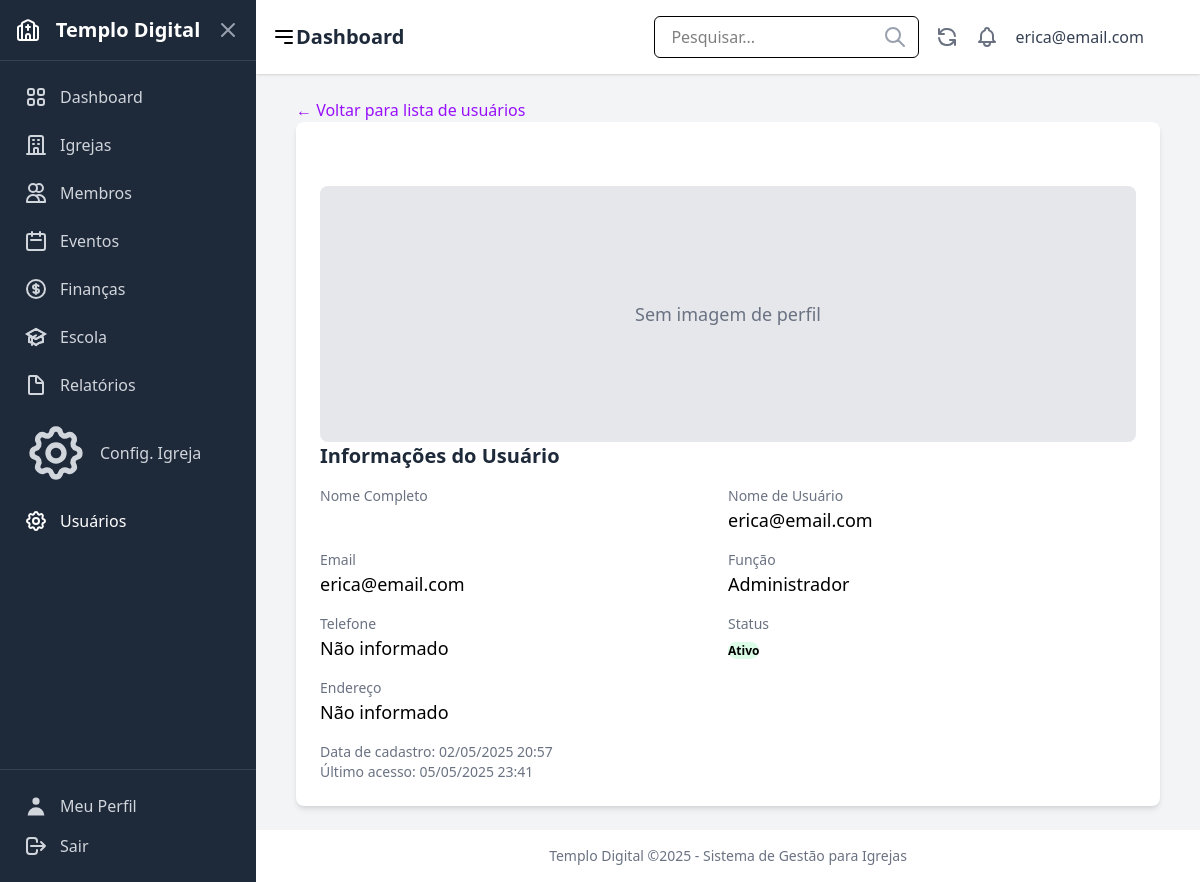
The page /usuarios/1/ (signed in) on the database as committed earlier.
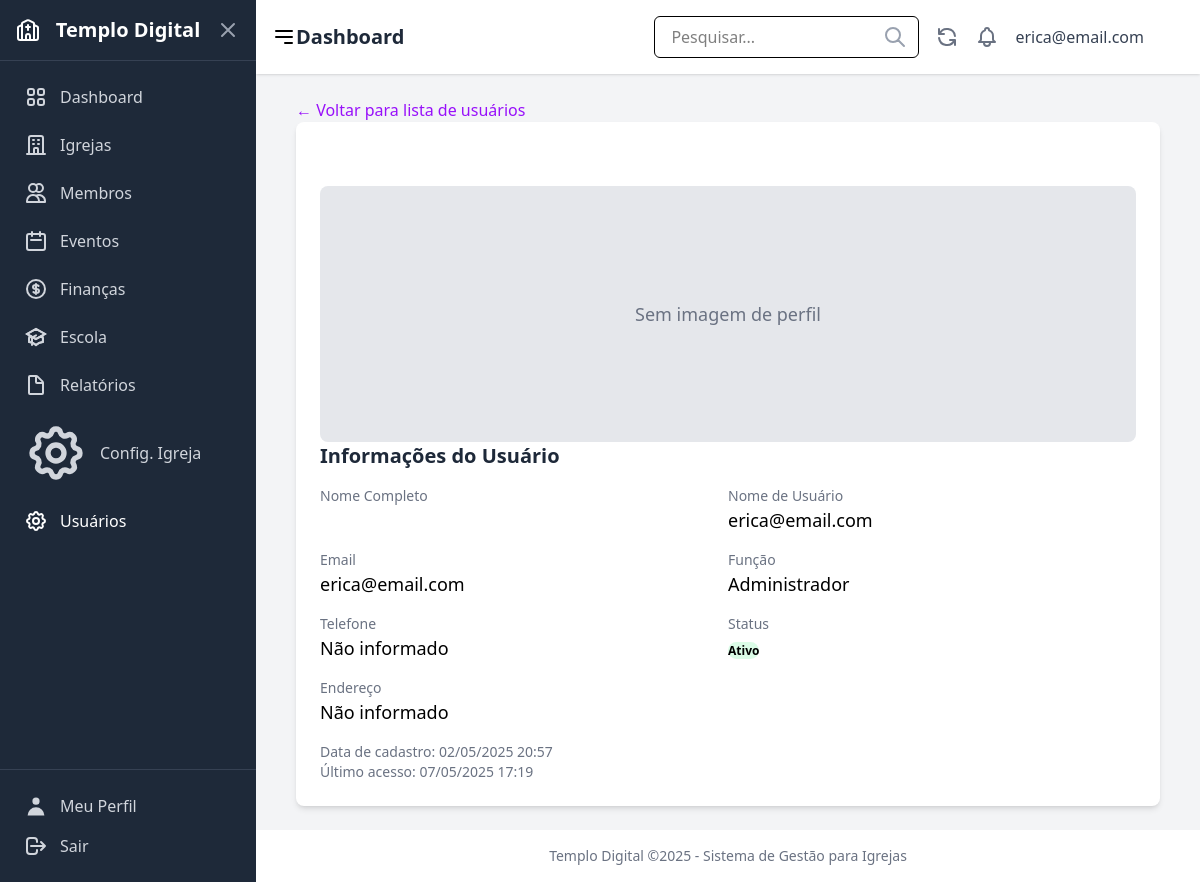
The same page on the database as committed later.
### users/models.py (models this page shows, shortened)
class CustomUser(AbstractUser):
    ROLE_CHOICES = [
        ('admin', 'Administrador'),
        ('pastor', 'Pastor'),
        ('secretario', 'Secretário'),
        ('tesoureiro', 'Tesoureiro'),
        ('lider', 'Líder'),
        ('membro', 'Membro'),
    ]
    role = models.CharField(
        _('Função'),
        max_length=20,
        choices=ROLE_CHOICES,
        default='membro',
        help_text=_('Define o nível de permissão do usuário no sistema')
    )
    phone = models.CharField(
        _('Telefone'),
        max_length=20,
        blank=True,
        null=True
    )
    address = models.TextField(
        _('Endereço'),
        blank=True,
        null=True
    )
    profile_image = models.ImageField(
        _('Imagem de Perfil'),
        upload_to='profile_images/',
        blank=True,
        null=True
    )
    class Meta:
        verbose_name = _('Usuário')
        verbose_name_plural = _('Usuários')

### users/views.py (the view)
# urls.py: path('<int:pk>/', views.user_detail, name='user_detail'),
@admin_required
def user_detail(request, pk):
    user = get_object_or_404(User, pk=pk)
    return render(request, 'users/user_detail.html', {
        'user_obj': user,  # Usando user_obj para evitar conflito com user do request
        'active_menu': 'users',
    })

### users/templates/users/user_detail.html (shortened to what the changed rows need)
{% extends 'core/base.html' %}
{% load static %}
{% block content %}
<div class="container mx-auto px-4 py-6">
    <div class="bg-white shadow-md rounded-lg overflow-hidden mb-6">
        <div class="p-6">
            <div class="flex flex-col md:flex-row">
                <div class="md:w-2/3">
                    <h2 class="text-xl font-semibold text-gray-800 mb-4">Informações do Usuário</h2>
                    <div class="grid grid-cols-1 md:grid-cols-2 gap-4">
                        <div class="mb-4">
                            <span class="block text-sm font-medium text-gray-500">Nome de Usuário</span>
                            <span class="block text-lg">{{ user_obj.username }}</span>
                        </div>
                        <div class="mb-4">
                            <span class="block text-sm font-medium text-gray-500">Email</span>
                            <span class="block text-lg">{{ user_obj.email }}</span>
                        </div>
                        <div class="mb-4">
                            <span class="block text-sm font-medium text-gray-500">Função</span>
                            <span class="block text-lg">{{ user_obj.get_role_display }}</span>
                        </div>
                        <div class="mb-4">
                            <span class="block text-sm font-medium text-gray-500">Telefone</span>
                            <span class="block text-lg">{{ user_obj.phone|default:"Não informado" }}</span>
                        </div>
                    </div>
                    <div class="mb-4">
                        <span class="block text-sm font-medium text-gray-500">Endereço</span>
                        <span class="block text-lg">{{ user_obj.address|default:"Não informado" }}</span>
                    </div>
                    <div class="mt-4 text-sm text-gray-500">
                        <p>Data de cadastro: {{ user_obj.date_joined|date:"d/m/Y H:i" }}</p>
                        <p>Último acesso: {{ user_obj.last_login|date:"d/m/Y H:i"|default:"Nunca acessou" }}</p>
                    </div>
                </div>
            </div>
        </div>
    </div>
</div>
{% endblock %}

### core/templates/core/base.html (shortened to what this page needs)
{% load static tailwind_tags %}
<!DOCTYPE html>
<html lang="pt-br">
  <head>
    {% tailwind_css %}
  </head>
  <body class="bg-gray-100 ml-64" x-data="{ isSidebarOpen: false }">
    <div class="flex min-h-screen">
      {% if user.is_authenticated %}
      <aside
        class="w-64 bg-gray-800 text-white flex flex-col fixed inset-y-0 left-0 z-30 transform -translate-x-full md:translate-x-0 transition-transform duration-300 ease-in-out"
        :class="{ 'translate-x-0': isSidebarOpen }"
        x-cloak
      >
      {% include "parts/sidebar.html" %}
        <div class="p-4 border-t border-gray-700">
          <a href="{% url 'users:profile' %}" class="flex items-center p-2 text-gray-300 hover:bg-gray-700 hover:text-white rounded-md mb-2">
            {% include 'icons/profile.html' %} <span class="ml-3">Meu Perfil</span>
          </a>
          <form method="post" action="{% url 'users:logout' %}">
            <button type="submit" class="flex items-center w-full p-2 text-gray-300 hover:bg-gray-700 hover:text-white rounded-md cursor-pointer">
                {% include 'icons/logout.html' %} <span class="ml-3">Sair</span>
            </button>
          </form>
        </div>
      </aside>
      {% endif %}
      <div class="flex-1 flex flex-col {% if user.is_authenticated %}md:ml-64{% endif %}">
          {% if user.is_authenticated %}
          <header class="bg-white shadow-sm p-4 flex justify-between items-center sticky top-0 z-10">
            <div class="flex items-center">
              <button @click="isSidebarOpen = !isSidebarOpen" class="md:hidden mr-4 text-gray-600 hover:text-gray-800">
                <svg class="w-6 h-6" fill="none" stroke="currentColor" viewBox="0 0 24 24" xmlns="http://www.w3.org/2000/svg"><path stroke-linecap="round" stroke-linejoin="round" stroke-width="2" d="M4 6h16M4 12h16m-7 6h7"></path></svg>
              </button>
              <h1 class="text-xl md:text-2xl font-semibold text-gray-800">
                {% block page_title %}Dashboard{% endblock %}
              </h1>
            </div>
            <div class="flex items-center space-x-4">
              <div class="relative hidden md:block">
                <input type="text" placeholder="Pesquisar..." class="px-4 py-2 border rounded-md focus:outline-none focus:ring-2 focus:ring-sky-500" />
                <span class="absolute right-3 top-1/2 transform -translate-y-1/2 text-gray-400">{% include 'icons/pesquisar.html' %}</span>
              </div>
              <button class="text-gray-500 hover:text-gray-700 hidden md:block">{% include 'icons/atualizar.html' %}</button>
              <button class="text-gray-500 hover:text-gray-700">{% include 'icons/notificacoes.html' %}</button>
              <div class="flex items-center space-x-2">
                <span class="text-gray-700 hidden sm:inline">{{ user.get_full_name|default:user.username }}</span>
                {% if user.profile_image %}
                  <img src="{{ user.profile_image.url }}" alt="User Avatar" class="w-8 h-8 rounded-full object-cover" />
                {% else %}
                  <div class="w-8 h-8 rounded-full bg-sky-500 flex items-center justify-center text-white font-semibold">
                  </div>
                {% endif %}
              </div>
            </div>
          </header>
          {% endif %}
          <main class="flex-grow p-6">
            {% block content %}{% endblock %}
          </main>
          {% if user.is_authenticated %}
          <footer class="bg-white text-center p-4 text-sm text-gray-500 mt-auto">
            <p>Templo Digital ©{% now 'Y' %} - Sistema de Gestão para Igrejas</p>
          </footer>
          {% endif %}
      </div>
    </div>
  </body>
</html>

Rows that differ between the two databases and show on the page:
changed CustomUser "erica@email.com": last_login "05/05/2025 23:41" → "07/05/2025 17:19"
